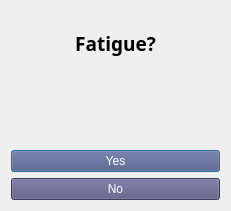
   <widget class="QWidget" name="gridLayoutWidget_13">
    <property name="geometry">
     <rect>
      <x>20</x>
      <y>510</y>
      <width>231</width>
      <height>211</height>
     </rect>
    </property>
    <layout class="QGridLayout" name="gridLayout_14">
     <item row="1" column="0">
      <widget class="QLabel" name="label_31">
       <property name="font">
        <font>
         <family>Century Gothic</family>
         <pointsize>14</pointsize>
         <weight>75</weight>
         <bold>true</bold>
        </font>
       </property>
       <property name="text">
        <string>Fatigue?</string>
       </property>
       <property name="alignment">
        <set>Qt::AlignCenter</set>
       </property>
      </widget>
     </item>
     <item row="3" column="0">
      <widget class="QPushButton" name="yes_button_8">
       <property name="enabled">
        <bool>true</bool>
       </property>
       <property name="autoFillBackground">
        <bool>false</bool>
       </property>
       <property name="styleSheet">
        <string notr="true">font: 12pt &quot;Broadway&quot;;
color: rgb(255, 255, 255);
background-color: rgb(85, 85, 127);</string>
       </property>
       <property name="text">
        <string>Yes</string>
       </property>
       <property name="checkable">
        <bool>true</bool>
       </property>
       <property name="autoExclusive">
        <bool>false</bool>
       </property>
       <property name="autoDefault">
        <bool>true</bool>
       </property>
       <property name="default">
        <bool>true</bool>
       </property>
       <property name="flat">
        <bool>false</bool>
       </property>
      </widget>
     </item>
     <item row="4" column="0">
      <widget class="QPushButton" name="no_button_8">
       <property name="enabled">
        <bool>true</bool>
       </property>
       <property name="autoFillBackground">
        <bool>false</bool>
       </property>
       <property name="styleSheet">
        <string notr="true">font: 12pt &quot;Broadway&quot;;
color: rgb(255, 255, 255);
background-color: rgb(85, 85, 127);</string>
       </property>
       <property name="text">
        <string>No</string>
       </property>
      </widget>
     </item>
     <item row="2" column="0">
      <widget class="QLabel" name="label_12">
       <property name="text">
        <string/>
       </property>
       <property name="pixmap">
        <pixmap resource="resource.qrc">:/newPrefix/6.jpg</pixmap>
       </property>
       <property name="scaledContents">
        <bool>true</bool>
       </property>
      </widget>
     </item>
    </layout>
   </widget>
